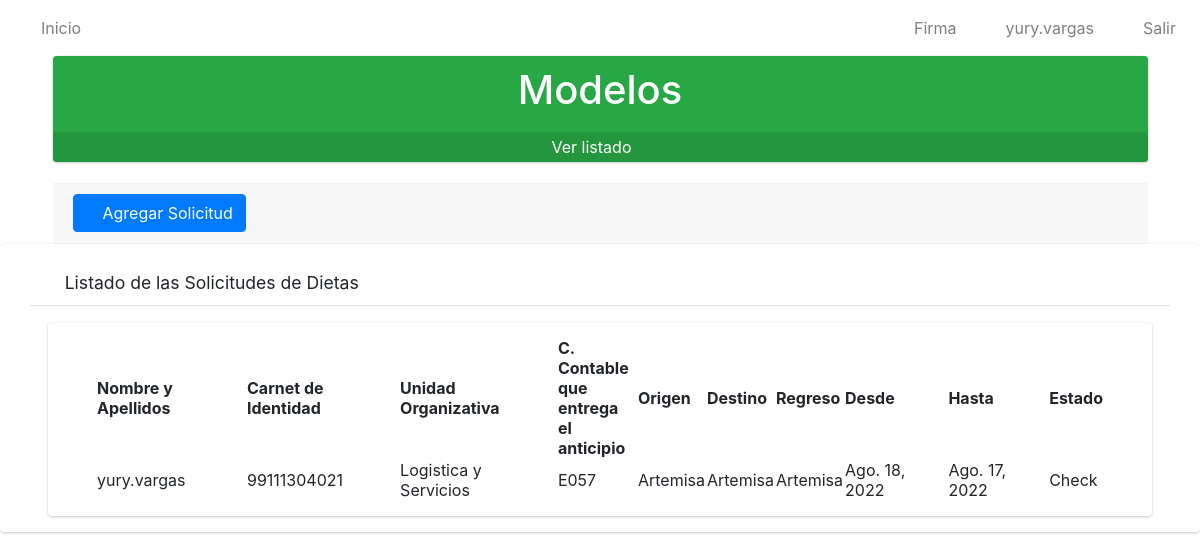
Screenshot of / (signed in) with the database file from the repository.
### app/models.py (models this page shows, shortened)
class Solicitud(models.Model):
    numero=models.IntegerField()
    solicitante=models.ForeignKey(Solicitante, on_delete=models.CASCADE)
    trabajador=models.ForeignKey(Trabajador, on_delete=models.CASCADE)
    unidad_organizativa=models.ForeignKey(Unidad_Organizativa, on_delete=models.CASCADE)
    c_contable=models.CharField(max_length=4)
    provincia=models.ForeignKey(Provincia, on_delete=models.CASCADE)
    origen=models.ForeignKey(Municipio, on_delete=models.CASCADE, related_name='municipio_origen')
    destino=models.ForeignKey(Municipio, on_delete=models.CASCADE, related_name='municipio_destino')
    regreso=models.ForeignKey(Municipio, on_delete=models.CASCADE, related_name='municipio_regreso')
    fecha_inicio=models.DateField()
    fecha_final=models.DateField()
    parleg=models.ForeignKey(PARLEG, on_delete=models.CASCADE)
    cargo_presupuesto=models.ForeignKey(Cargo_al_Presupuesto, on_delete=models.CASCADE)
    autoriza=models.ForeignKey(PersonalCualificado, on_delete=models.CASCADE)
    estado=models.CharField(max_length=20)
    class Meta:
        verbose_name="Solicitud"
        verbose_name_plural="Solicitudes"

class Trabajador(models.Model):
    usuario=models.OneToOneField(User, on_delete=models.CASCADE)
    ci=models.CharField(max_length=11, unique=True)
    def __str__(self):
            return self.usuario.username
    class Meta:
        verbose_name = "Trabajador"
        verbose_name_plural = "Trabajadores"

class Unidad_Organizativa(models.Model):
    nombre=models.CharField(max_length=100)
    def __str__(self):
        return self.nombre
    class Meta:
        verbose_name="Unidad Organizativa"
        verbose_name_plural="Unidades Organizativas"

class Municipio(models.Model):
    nombre=models.CharField(max_length=30)
    provincia=models.ForeignKey(Provincia, on_delete=models.CASCADE)
    def __str__(self):
        return self.nombre
    class Meta:
        verbose_name="Municipio"
        verbose_name_plural="Municipios"

### app/views.py (the view)
# urls.py: path('', SolicitudListView.as_view(), name='solicitudes'),
class SolicitudListView(ListView):
    model = Solicitud
    template_name = 'solicitudes/listar.html'
    @method_decorator(login_required)
    def dispatch(self, request, *args, **kwargs):
        return super().dispatch(request,*args,** kwargs)
    def get_context_data(self, **kwargs):
        context = super().get_context_data(**kwargs)
        context['title'] = "Listado de Solicitudes"
        return context

### app/templates/solicitudes/listar.html
{% extends 'base.html' %}
{% load static %}
{% block content %}
    <div class="row pl-5 pr-5" >
         <div>
            <div class="small-box bg-success">
                <div class="inner">
                    <h1 style="color: white;" class="text-center">
                        Modelos
                    </h1>
                </div>
                <div class="icon"><i class="fas fa-check-square"></i>
                </div>
                <a href="{% url 'listarMod' %}" class="small-box-footer" style="color: white !important;">
                Ver listado <i class="fas fa-arrow-circle-right" style="color: white;"></i>
                </a>
            </div>
             <div class=" card-footer mt-3">
            <a href="{% url 'crear_solicitud' %}" type="button" class="btn btn-primary">
                <i class="fas fa-plus"></i>
                Agregar Solicitud
            </a>
        </div>
        </div>
    </div>
    <div class=" card card-default">
        <div class="card-header px-3 mb-3 mt-3 container">
            <h3 class="card-title">
            <i class="fas fa-search"></i>
                Listado de las Solicitudes de Dietas
            </h3>
            </div>
        <div class="card card-body content-header mx-5 px-5">
            <table id="myTable" class="display" style="width: 100%;">
                <thead>
                    <tr>
                        <th>Nombre y Apellidos</th>
                        <th>Carnet de Identidad</th>
                        <th>Unidad Organizativa</th>
                        <th>C. Contable que entrega el anticipio</th>
                        <th>Origen</th>
                        <th>Destino</th>
                        <th>Regreso</th>
                        <th>Desde</th>
                        <th>Hasta</th>
                        <th>Estado</th>
                    </tr>
                </thead>
                <tbody>
                    {% for i in object_list %}
                    <tr>
                        <td style="width: 150px;">{{i.trabajador}}</td>
                        <td>{{i.trabajador.ci}}</td>
                        <td>{{i.unidad_organizativa}}</td>
                        <td style="width: 80px;">{{i.c_contable}}</td>
                        <td>{{i.origen}}</td>
                        <td>{{i.destino}}</td>
                        <td>{{i.regreso}}</td>
                        <td>{{i.fecha_inicio}}</td>
                        <td>{{i.fecha_final}}</td>
                        <td>{{i.estado}}</td>
                    </tr>
                    {% endfor %}
                </tbody>
            </table>
        </div>
    </div>
{% endblock %}

### app/templates/base.html (shortened to what this page needs)
{% load static %}
<html>
    <head>
  <link rel="stylesheet" href="{% static 'plugins/fontawesome-free/css/all.min.css'%}">
        <link href="https://cdn.jsdelivr.net/npm/bootstrap@5.2.0/dist/css/bootstrap.min.css" rel="stylesheet">
        <link rel="stylesheet" type="text/css" href="{% static 'datatable/data_tables/datatables.min.css' %}" />
  <link rel="stylesheet" href="https://cdnjs.cloudflare.com/ajax/libs/jquery-confirm/3.3.2/jquery-confirm.min.css">
  <link rel="stylesheet" href="https://cdn.jsdelivr.net/npm/bootstrap-icons@1.7.2/font/bootstrap-icons.css">
  <link href="https://cdn.jsdelivr.net/npm/bootstrap@5.2.0-beta1/dist/css/bootstrap.min.css" rel="stylesheet"
>
<link href="https://cdn.jsdelivr.net/npm/bootstrap@5.2.0/dist/css/bootstrap.min.css" rel="stylesheet">
        <link rel="stylesheet" href="{% static 'dist/css/adminlte.min.css'%}">
    </head>
<nav class="navbar navbar-expand-md navbar-white navbar-light">
 <ul class="navbar-nav">
          <li class="nav-item">
            <a href="{% url 'solicitudes' %}" class="nav-link">
            <i class="fas fa-home"></i>
            Inicio</a>
          </li>
        </ul>
    <ul class="navbar-nav ml-auto">
      <li class="nav-item">
           <a class="nav-link" onclick="modal_firma()" role="button">
            <i class="fas fa-edit"></i> Firma
           </a>
      </li>
      <li class="nav-item">
        <a class="nav-link" href="javascript:;"role="button">
          <i class="fas fa-user"></i>  {{ user.username }}
        </a>
      </li>
      <li class="nav-item">
        <a class="nav-link" href="{% url 'logout' %}"role="button">
          <i class="fas fa-power-off"></i> Salir
        </a>
      </li>
    </ul>
  </nav>
        {%block content%}
        {% endblock %}
    </body>
</html>

### rows the page displays
Solicitud: trabajador "yury.vargas", trabajador.ci "99111304021", unidad_organizativa "Logistica y Servicios", c_contable "E057", origen "Artemisa", destino "Artemisa", regreso "Artemisa", fecha_inicio "Ago. 18, 2022", fecha_final "Ago. 17, 2022", estado "Check"

### other values shown
{{ user.username }} "yury.vargas"
